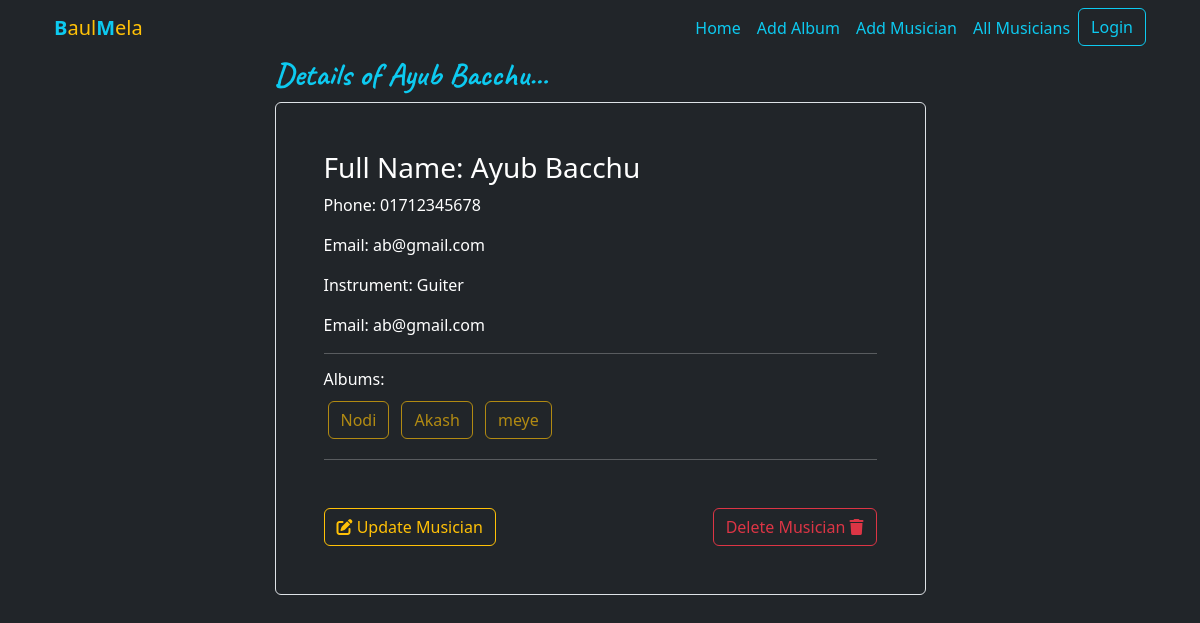
Page /musicians/details_musician/4/ on the committed database.
### musician/models.py (models this page shows, shortened)
class Musician(models.Model):
    first_name = models.CharField(max_length=50)
    last_name = models.CharField(max_length=50)
    email = models.EmailField()
    phone = models.CharField(max_length=11)
    instrument_type = models.CharField(max_length=255)
    @property
    def full_name(self):
        return f"{self.first_name} {self.last_name}"

### album/models.py (models this page shows, shortened)
class Album(models.Model):
    name = models.CharField(max_length=255)
    musician = models.ForeignKey(Musician, on_delete=models.CASCADE, related_name='albums')
    release_date = models.DateField(auto_now_add=True)
    RATING_CHOICES = [
        ('1', '1'),
        ('2', '2'),
        ('3', '3'),
        ('4', '4'),
        ('5', '5'),
    ]
    ratings = models.CharField(max_length=1, choices=RATING_CHOICES)

### musician/views.py (the view)
# urls.py: path('details_musician/<int:id>/', views.DetailsMusicianView.as_view(), name='details_musician'),
class DetailsMusicianView(DetailView):
    model = Musician
    context_object_name = 'musician'
    pk_url_kwarg = 'id'
    template_name = 'musician/musician_details.html'

### musician/templates/musician/musician_details.html
{% extends "base.html" %}
{% block content %}
    <div class="col-md-7 m-auto">
        <div>
            <h2 class="my-font text-info">Details of {{musician.full_name}}...</h2>
            <div class="border rounded p-5">
                <h3>Full Name: {{musician.full_name}}</h3>
                <p>Phone: {{musician.phone}}</p>
                <p>Email: {{musician.email}}</p>
                <p>Instrument: {{musician.instrument_type}}</p>
                <p>Email: {{musician.email}}</p>
                {% if musician.albums.all %}
                    <hr>
                    <h6>Albums:</h6>
                    {% for album in musician.albums.all %}
                    <button class="btn btn-outline-warning m-1" disabled> {{album.name}}</button>
                    {% endfor %}
                {% endif %}
                <hr>
                <div class="d-flex justify-content-between mt-5">
                    <a class="btn btn-outline-warning" href="{% url "update_musician" musician.id %}"><i class="fa fa-edit"></i> Update Musician</a>
                <a class="btn btn-outline-danger" href="{% url "delete_musician" musician.id %}">Delete Musician <i class="fa fa-trash"></i></a>
                </div>
            </div>
        </div>
    </div>
{% endblock content %}

### templates/base.html (style rules this page uses)
.my-font { font-family: "Caveat", cursive; font-optical-sizing: auto; font-weight: 700; font-style: normal; }

### rows in the picture
Musician: full_name "Ayub Bacchu", phone "01712345678", email "ab@gmail.com", instrument_type "Guiter"
Album: name "Nodi"
Album: name "Akash"
Album: name "meye"
